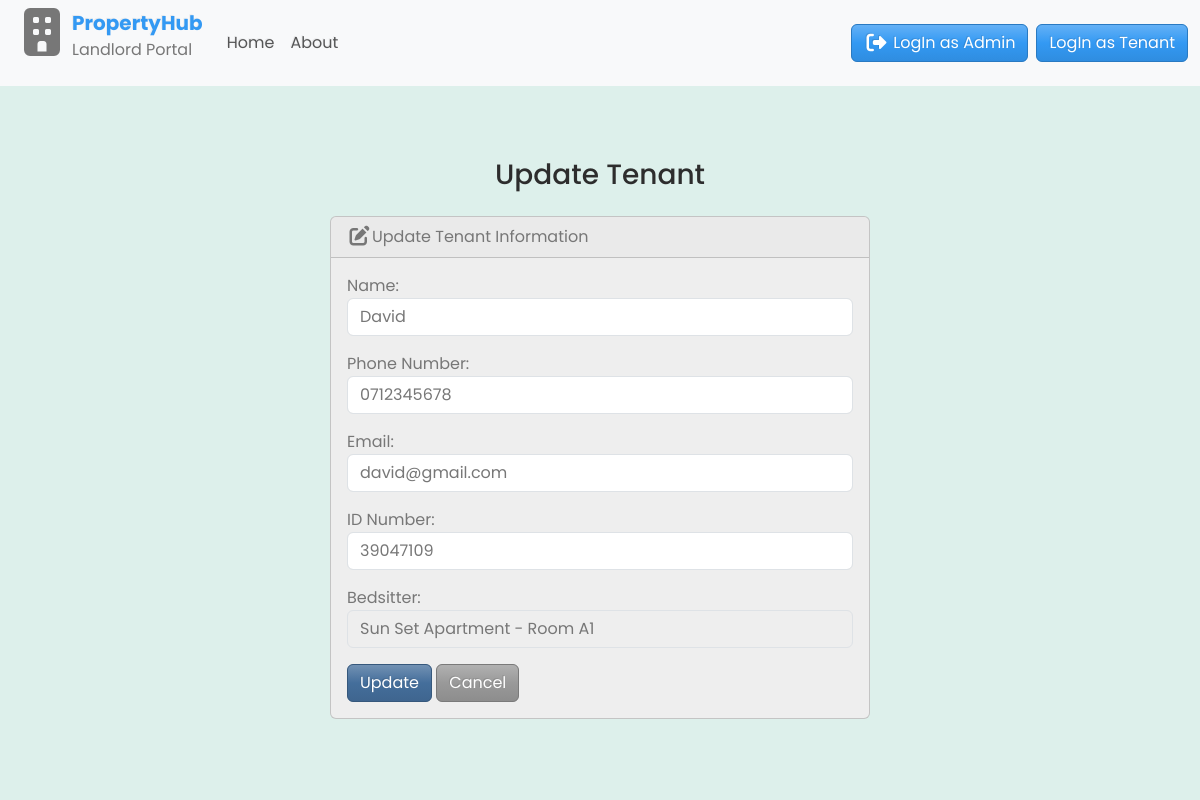
Page /edit/1/ on the committed database.
### main/models.py (models this page shows, shortened)
class Profile(models.Model):
    user = models.OneToOneField(User, on_delete=models.CASCADE)
    bedsitter = models.OneToOneField(Bedsitter, on_delete=models.SET_NULL, null=True, blank=True, related_name='tenant')
    first_name = models.CharField(max_length=50)
    last_name = models.CharField(max_length=50)
    phone_number = models.CharField(max_length=20)
    email = models.EmailField(blank=True, null=True)
    id_number = models.CharField(max_length=20, blank=True, null=True)
    profile_photo = models.ImageField(upload_to='uploads/product', blank=True, null=True)

### main/views.py (the view)
# urls.py: path('edit/<int:id>/', views.edit, name='edit'),
def edit(request, id):
    if request.method == 'POST':
        tenant = Profile.objects.get(pk=id)
        form = TenantDetailsForm(request.POST, instance=tenant)
        if form.is_valid():
            form.save()
            return render(request, 'main/edit.html', {
                'form': form,
                'success': True
            })
    else:
        tenant = Profile.objects.get(pk=id)
        form = TenantDetailsForm(instance=tenant)
    return render(request, 'main/edit.html', {'form': form})

### main/forms.py
class TenantDetailsForm(forms.ModelForm):
    class Meta:
        model = Profile
        fields = [
            "first_name",
            "phone_number",
            "email",
            "id_number",
            "bedsitter"
        ]
        labels = {
            "first_name": "Name",
            "phone_number": "Phone Number",
            "email": "Email",
            "id_number": "ID Number",
            "bedsitter": "Bedsitter",
        }
        widgets = {
            'first_name': forms.TextInput(attrs={'class': 'form-control'}),
            'phone_number': forms.NumberInput(attrs={'class': 'form-control'}),
            'email': forms.EmailInput(attrs={'class': 'form-control'}),
            'id_number': forms.NumberInput(attrs={'class': 'form-control'}),
            "bedsitter": forms.Select(attrs={"class": "form-control"}),
        }
    def __init__(self, *args, **kwargs):
        super().__init__(*args, **kwargs)
        self.fields["bedsitter"].disabled = True

### main/models.py (called while the page is built)
    def __str__(self):
        return f"{self.apartment.name} - Room {self.number}"

### main/templates/main/edit.html
{% extends "main/base.html" %}
{% block content %}
<div class="container-fluid" id="edit-tenant">
  <h3 class="text-center m-4">Update Tenant</h3>
  {% if success %}
  <div class="alert alert-success" role="alert">
    The Tenant updated successfully.
    <a href="{% url 'manage_property' %}" class="alert-link">Go to Main Menu</a>
  </div>
  {% else %}
  <div class="row justify-content-center">
    <div class="col-6">
      <div class="card bg-light mb-3">
        <div class="card-header">
          <i class="fa-solid fa-pen-to-square fa-lg"></i>Update Tenant
          Information
        </div>
        <div class="card-body">
          <form action="" method="POST">
            {% csrf_token %} {{ form.as_p }}
            <button type="submit" class="btn btn-primary">Update</button>
            <a href="javascript:history.back()" class="btn btn-secondary"
              >Cancel</a
            >
          </form>
        </div>
      </div>
    </div>
  </div>
</div>
{% endif %}
{% endblock %}

### main/static/css/styles.css (style rules this page uses)
* { box-sizing: border-box; padding: 0; margin: 0; font-family: "poppins", sans-serif; text-decoration: none; }
body, html { overflow-x: hidden; height: 100vh; transition: 0.4s; background: #ddf0eb; }
a { text-decoration: none; }
#edit-tenant { background-color: #ddf0eb; padding: 3rem 3rem 3rem 3rem; }

### rows in the picture
Profile: first_name "David", phone_number "0712345678", email "david@gmail.com", id_number "39047109", bedsitter "Sun Set Apartment - Room A1"
